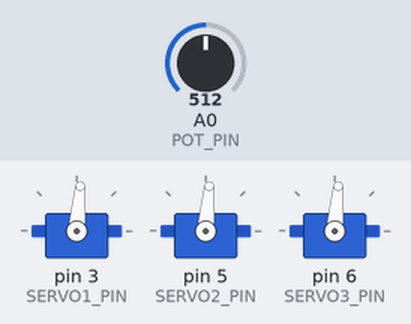
The sketch below on a simulated Arduino Uno, built with avr-gcc and run on an emulated ATmega328P. Parts: 3 × servo. Inputs (shaded band) come from the test bench; at power-on: A0 (POT_PIN) = 512.

Above: at 1.2 s.
1.3 s: A0 (POT_PIN) set to 716
At 2.2 s:
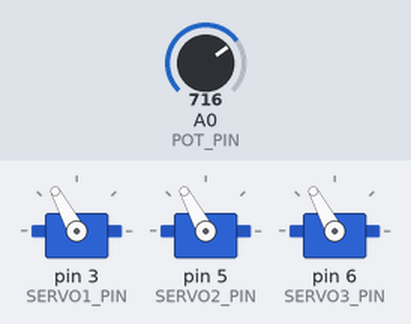
2.8 s: A0 (POT_PIN) set to 900
At 3.6 s:
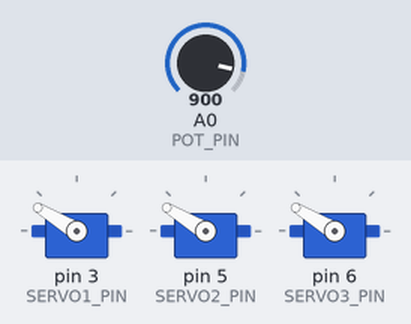
4.3 s: A0 (POT_PIN) set to 1023
At 5.0 s:
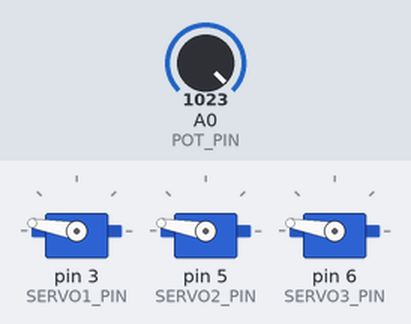
5.8 s: A0 (POT_PIN) set to 306
At 6.9 s:
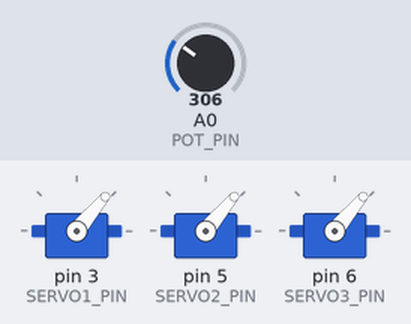
7.3 s: A0 (POT_PIN) set to 160
At 8.3 s:
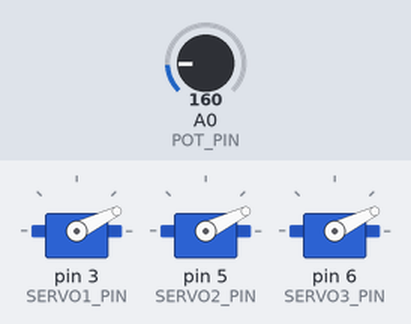
Timing chart, 0 to 9.8 s (numbered marks = the images above; inputs shaded):
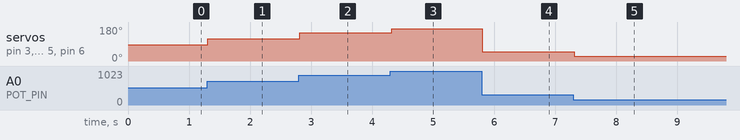

The sketch:

pinzaPotenciometro.ino
```cpp
#include <Servo.h>

// Pines de servos
const int SERVO1_PIN = 3;
const int SERVO2_PIN = 5;
const int SERVO3_PIN = 6;

// Potenciómetro
const int POT_PIN = A0;

// Ángulos
const int ANG_MIN = 0;
const int ANG_MAX = 170;

Servo s1, s2, s3;

void setup() {
  s1.attach(SERVO1_PIN);
  s2.attach(SERVO2_PIN);
  s3.attach(SERVO3_PIN);

  moverServos(ANG_MIN); // posición inicial
}

void loop() {
  // Leer potenciómetro (0–1023)
  int valorPot = analogRead(POT_PIN);

  // Convertir a ángulo (0–180)
  int angulo = map(valorPot, 0, 1023, ANG_MIN, ANG_MAX);

  // Mover servos al ángulo
  moverServos(angulo);

  delay(20); // pequeña pausa para estabilidad
}

void moverServos(int ang) {
  s1.write(ang);
  s2.write(ang);
  s3.write(ang);
}
```

Measured:
- after the input at 1.3 s, servo on pin 3 (SERVO1_PIN), servo on pin 5 (SERVO2_PIN), servo on pin 6 (SERVO3_PIN): 85° → 118° at once
- after the input at 2.8 s, servo on pin 3 (SERVO1_PIN), servo on pin 5 (SERVO2_PIN), servo on pin 6 (SERVO3_PIN): 118° → 149° at once
- after the input at 4.3 s, servo on pin 3 (SERVO1_PIN), servo on pin 5 (SERVO2_PIN), servo on pin 6 (SERVO3_PIN): 149° → 170° at once
- after the input at 5.8 s, servo on pin 3 (SERVO1_PIN), servo on pin 5 (SERVO2_PIN), servo on pin 6 (SERVO3_PIN): 170° → 50° at once
- after the input at 7.3 s, servo on pin 3 (SERVO1_PIN), servo on pin 5 (SERVO2_PIN), servo on pin 6 (SERVO3_PIN): 50° → 26° at once
